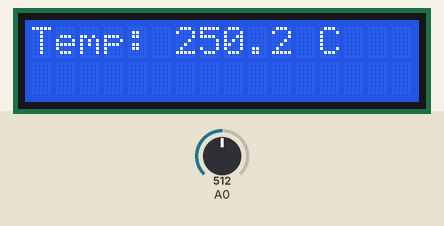
This sketch was run on a simulated Arduino Uno, built with avr-gcc and run on an emulated ATmega328P. On the bench: 16×2 character LCD. Inputs (shaded band) come from the test bench; at power-on: A0 = 512.

Above: at 3.1 s.
3.2 s: A0 set to 716
At 5.9 s:
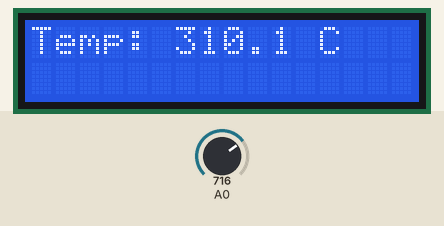
6.2 s: A0 set to 900
At 8.2 s:
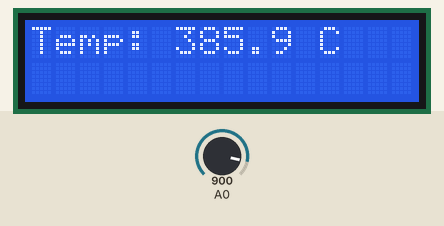
9.0 s: A0 set to 1023
At 11.5 s:
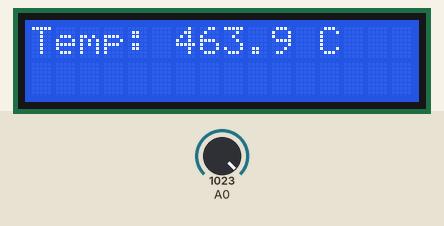
Timing chart, 0 to 13.0 s (numbered marks = the images above; inputs shaded):
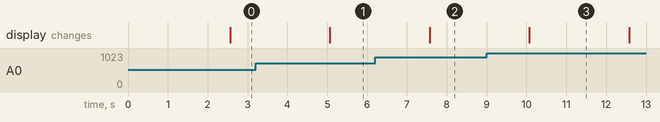

The sketch:

LABORATORIO.INO.ino
```cpp
#include <LiquidCrystal.h>

LiquidCrystal lcd (7, 6, 5, 4, 3, 2);
int SENSOR;
float TEMPERATURA;
float SUMA;

void setup(){
  lcd.begin(16,2);
}

void loop(){
  SUMA = 0;
  for (int i=0; i < 5; i++) {
    SENSOR = analogRead(A0);
    TEMPERATURA = ((SENSOR * 5000.0) / 1023) / 10;
    SUMA = TEMPERATURA + SUMA;
    delay(500);
  }

  lcd.setCursor(0,0);
  lcd.print("Temp: ");
  lcd.print(SUMA/5.0,1);
  lcd.print(" C");
}
```

Measured:
- after the input at 3.2 s, the display: changes after 1.9 s (image 1)
- after the input at 6.2 s, the display: changes after 1.4 s (image 2)
- after the input at 9.0 s, the display: changes after 1.1 s (image 3)
